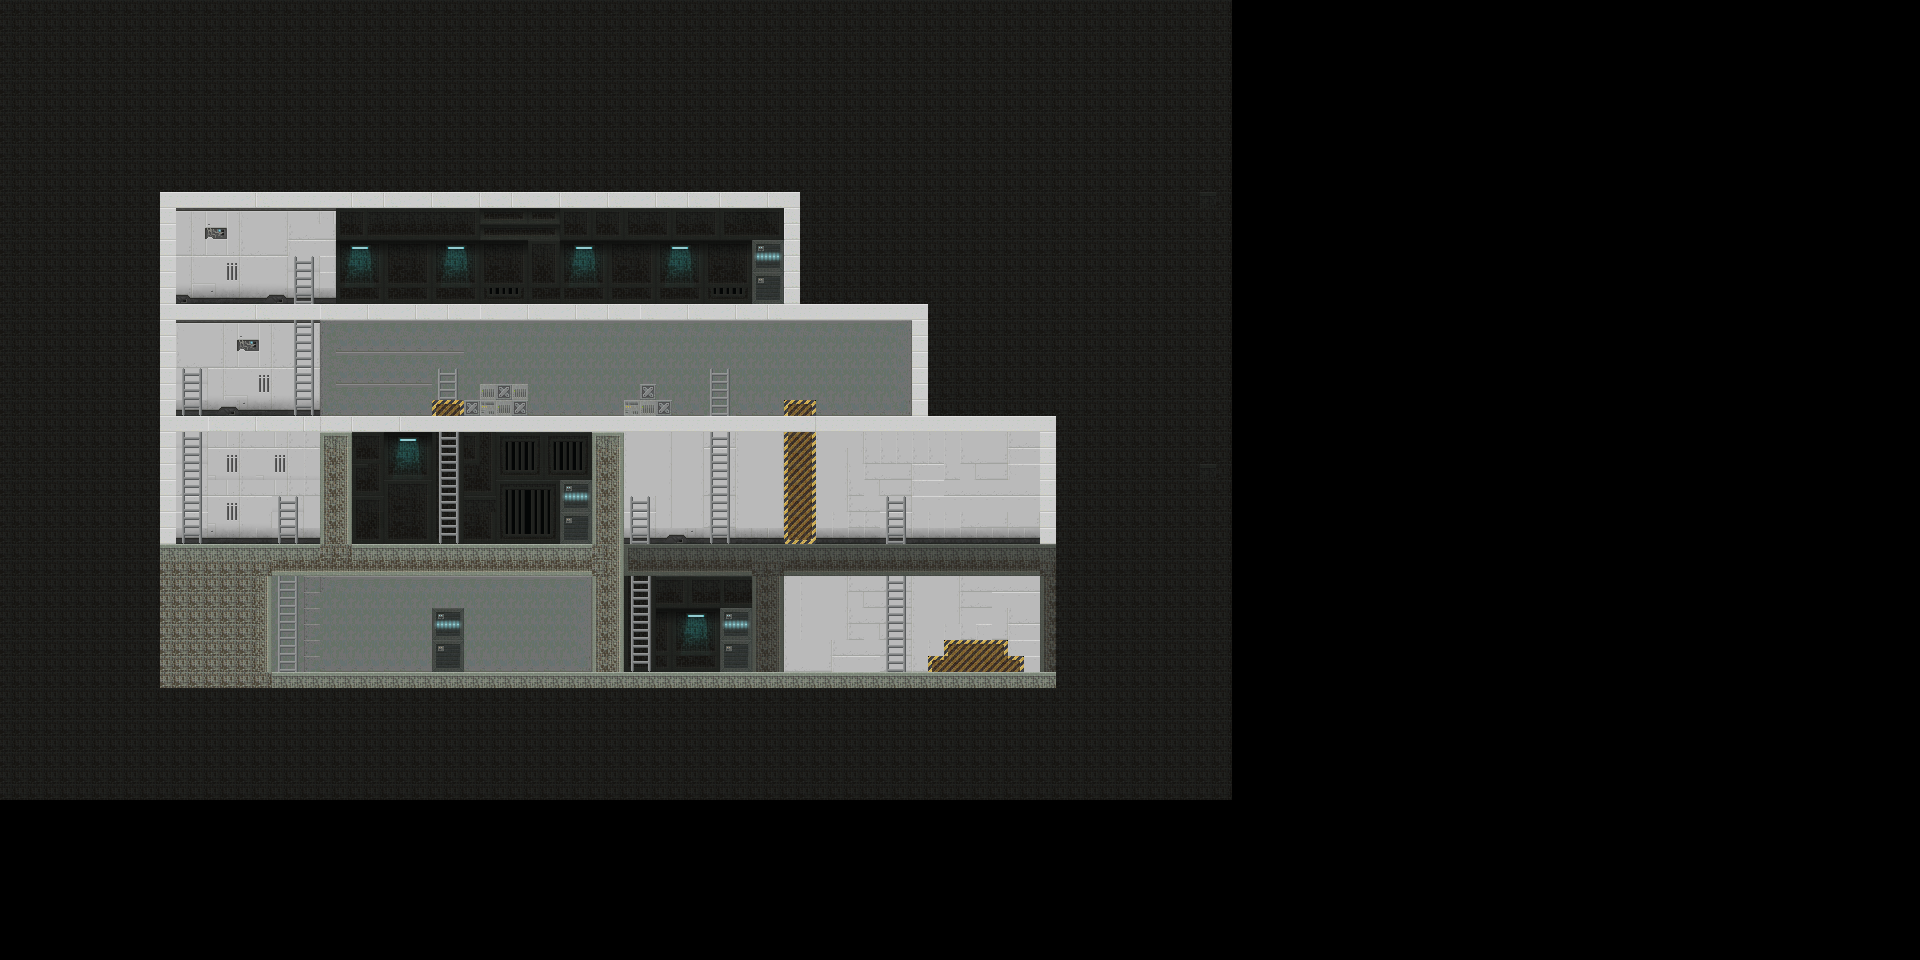

Below is a game level as drawn by its tile map, then a one-line description and the .tmx that defines it (tile-layer data replaced by summaries):
An orthogonal 120x60 tile map with 16x16 px tiles, 4 tile layers (Background, Foreground, TrapdoorClosed, VaultdoorClosed) and 61 objects (31x wall, 7x ladder, 7x wall_through, 4x panel, 3x path, ...).

<map version="1.4" tiledversion="1.4.3" orientation="orthogonal" renderorder="right-down" width="120" height="60" tilewidth="16" tileheight="16" infinite="0" nextlayerid="14" nextobjectid="138">
 <editorsettings>
  <export target="Lab..csv" format="csv" />
 </editorsettings>
 <tileset firstgid="1" source="level_1.tsx" />
 <layer id="1" name="Background" width="120" height="60">
  <data>[7200 cells, 3400 non-empty, 218 distinct tile ids]</data>
 </layer>
 <layer id="10" name="Foreground" width="120" height="60">
  <data>[7200 cells, 473 non-empty, 46 distinct tile ids]</data>
 </layer>
 <layer id="7" name="TrapdoorClosed" width="120" height="60">
  <data>[7200 cells, 2 non-empty, 2 distinct tile ids]</data>
 </layer>
 <layer id="13" name="VaultdoorClosed" width="120" height="60">
  <data>[7200 cells, 14 non-empty, 4 distinct tile ids]</data>
 </layer>
 <objectgroup id="4" name="objects">
  <object id="24" name="wall" x="176" y="0" width="1056" height="208" />
  <object id="25" name="wall" x="784" y="208" width="448" height="96" />
  <object id="26" name="wall" x="320" y="304" width="592" height="16" />
  <object id="27" name="wall" x="912" y="304" width="320" height="112" />
  <object id="28" name="wall" x="736" y="416" width="304" height="16" />
  <object id="29" name="wall" x="1040" y="416" width="192" height="128" />
  <object id="30" name="wall" x="656" y="544" width="224" height="32" />
  <object id="31" name="wall" x="752" y="576" width="32" height="96" />
  <object id="32" name="wall" x="912" y="544" width="128" height="32" />
  <object id="33" name="wall" x="1040" y="544" width="192" height="256" />
  <object id="36" name="wall" x="176" y="672" width="864" height="128" />
  <object id="38" name="wall" x="176" y="544" width="96" height="128" />
  <object id="41" name="wall" x="320" y="432" width="32" height="144" />
  <object id="43" name="wall" x="352" y="544" width="240" height="32" />
  <object id="44" name="wall" x="592" y="432" width="32" height="240" />
  <object id="45" name="wall" x="208" y="416" width="224" height="16" />
  <object id="46" name="wall" x="464" y="416" width="240" height="16" />
  <object id="49" name="wall" x="304" y="544" width="16" height="16" />
  <object id="50" name="player" x="208" y="240" width="16" height="16" rotation="90" />
  <object id="52" name="wall" x="928" y="656" width="96" height="16" />
  <object id="53" name="wall" x="944" y="640" width="64" height="16" />
  <object id="57" name="ladder" x="184" y="368" width="16" height="176" />
  <object id="58" name="ladder" x="440" y="368" width="16" height="176" />
  <object id="59" name="ladder" x="712" y="368" width="16" height="176" />
  <object id="60" name="ladder" x="280" y="496" width="16" height="176" />
  <object id="61" name="ladder" x="632" y="496" width="16" height="176" />
  <object id="63" name="ladder" x="888" y="496" width="16" height="176" />
  <object id="65" name="wall" x="480" y="384" width="32" height="32" />
  <object id="66" name="wall" x="464" y="400" width="16" height="16" />
  <object id="67" name="wall" x="512" y="384" width="16" height="32" />
  <object id="68" name="wall" x="624" y="400" width="16" height="16" />
  <object id="69" name="wall" x="640" y="384" width="16" height="32" />
  <object id="70" name="wall" x="656" y="400" width="16" height="16" />
  <object id="72" name="panel" x="752" y="224" width="32" height="64">
   <properties>
    <property name="disable" type="object" value="86" />
   </properties>
  </object>
  <object id="73" name="panel" x="560" y="464" width="32" height="64">
   <properties>
    <property name="disable1" type="object" value="91" />
    <property name="disable2" type="object" value="90" />
    <property name="disable3" type="object" value="89" />
   </properties>
  </object>
  <object id="74" name="panel" x="432" y="592" width="32" height="64">
   <properties>
    <property name="hide" value="VaultdoorClosed" />
    <property name="remove" type="object" value="116" />
   </properties>
  </object>
  <object id="75" name="panel" x="720" y="592" width="32" height="64">
   <properties>
    <property name="hide" value="TrapdoorClosed" />
    <property name="remove" type="object" value="115" />
   </properties>
  </object>
  <object id="85" name="path" x="320" y="208" width="224" height="48" />
  <object id="86" name="turret" x="784" y="368" width="32" height="32" />
  <object id="89" name="camera" x="288" y="448" width="16" height="16" />
  <object id="90" name="camera" x="384" y="576" width="16" height="16" />
  <object id="91" name="camera" x="544" y="576" width="16" height="16" />
  <object id="92" name="wall" x="0" y="0" width="176" height="800" />
  <object id="96" name="wall" x="176" y="304" width="112" height="16" />
  <object id="101" name="ladder" x="296" y="256" width="16" height="160" />
  <object id="102" name="wall_through" x="288" y="304" width="32" height="16" />
  <object id="106" name="wall_through" x="176" y="416" width="32" height="16" />
  <object id="107" name="wall_through" x="272" y="544" width="32" height="16" />
  <object id="109" name="path" x="176" y="368" width="304" height="48" />
  <object id="110" name="wall_through" x="624" y="544" width="32" height="32" />
  <object id="111" name="wall_through" x="704" y="416" width="32" height="16" />
  <object id="112" name="wall_through" x="880" y="544" width="32" height="32" />
  <object id="115" name="wall" x="432" y="400" width="32" height="16" />
  <object id="116" name="wall" x="784" y="432" width="32" height="112" />
  <object id="122" name="wall_through" x="432" y="416" width="32" height="16" />
  <object id="125" name="ground_drone" x="176" y="384" width="32" height="32" />
  <object id="127" name="air_drone" x="336" y="208" width="32" height="32" />
  <object id="129" name="path" x="544" y="208" width="224" height="48" />
  <object id="130" name="air_drone" x="672" y="208" width="32" height="32" />
  <object id="131" name="portal_gun" x="960" y="608" width="32" height="32">
   <properties>
    <property name="action" value="level_2" />
   </properties>
  </object>
  <object id="134" name="wall" x="784" y="400" width="32" height="16" />
 </objectgroup>
</map>